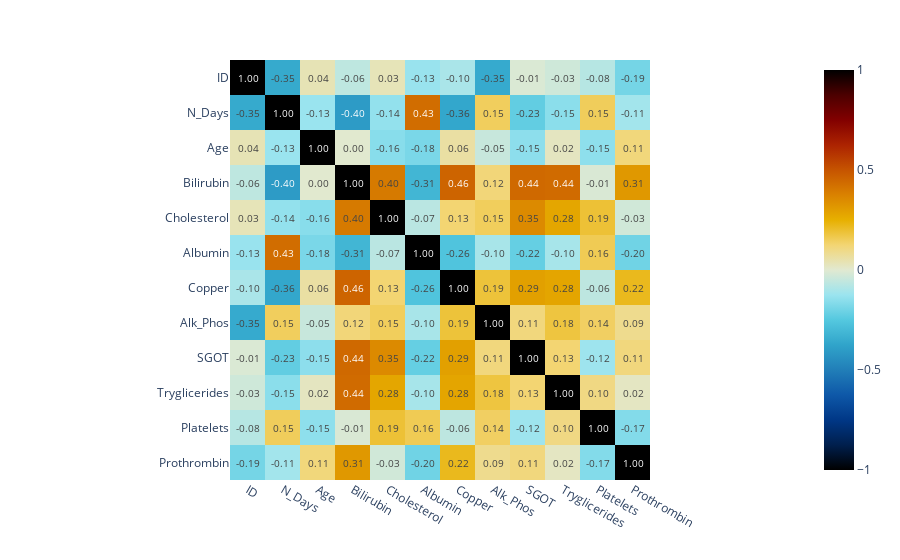

The notebook cell this image was saved under:
### Markdown cell above
### Solution: 3.3 Effects of removing data

We can now have a look at how removing nans effects the data.


1. First, plot the correlation coefficient between all numerical columns in the original cirrhosis dataframe. (Analogous to 2.2).

### Code cell
px.imshow(data.corr(), text_auto = '.2f', color_continuous_scale='IceFire', range_color=[-1,1])

### Figure 1 — Plotly figure (JSON) as saved in the notebook; plotly's stock layout.template omitted (floating-point values rounded to 4 significant figures; data arrays with more than 128 entries replaced by an {"elided": "..."} marker saying what was removed)
{"data": [{"coloraxis": "coloraxis", "hovertemplate": "x: %{x}<br>y: %{y}<br>color: %{z}<extra></extra>", "name": "0", "texttemplate": "%{z:.2f}", "type": "heatmap", "x": ["ID", "N_Days", "Age", "Bilirubin", "Cholesterol", "Albumin", "Copper", "Alk_Phos", "SGOT", "Tryglicerides", "Platelets", "Prothrombin"], "xaxis": "x", "y": ["ID", "N_Days", "Age", "Bilirubin", "Cholesterol", "Albumin", "Copper", "Alk_Phos", "SGOT", "Tryglicerides", "Platelets", "Prothrombin"], "yaxis": "y", "z": {"elided": "12x12 float values"}}], "layout": {"coloraxis": {"cmax": 1, "cmin": -1, "colorscale": [[0, "#000000"], [0.0625, "#001f4d"], [0.125, "#003786"], [0.1875, "#0e58a8"], [0.25, "#217eb8"], [0.3125, "#30a4ca"], [0.375, "#54c8df"], [0.4375, "#9be4ef"], [0.5, "#e1e9d1"], [0.5625, "#f3d573"], [0.625, "#e7b000"], [0.6875, "#da8200"], [0.75, "#c65400"], [0.8125, "#ac2301"], [0.875, "#820000"], [0.9375, "#4c0000"], [1, "#000000"]]}, "margin": {"t": 60}, "xaxis": {"anchor": "y", "constrain": "domain", "domain": [0, 1], "scaleanchor": "y"}, "yaxis": {"anchor": "x", "autorange": "reversed", "constrain": "domain", "domain": [0, 1]}}}
